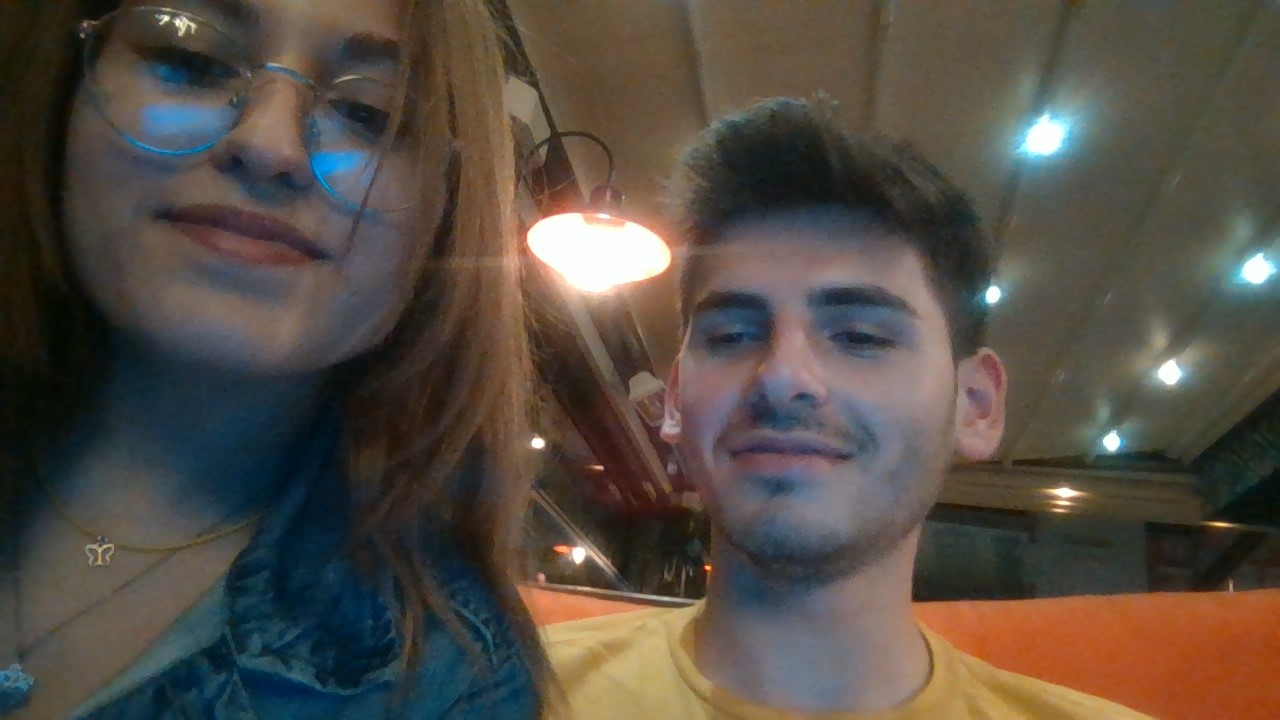
#> input picture first_photo.jpg, 1280 x 720 px, given in place of the camera
$ python KenarBulma.py   (older library calls are emulated)
#> lines starting #> are read from the running program, lines starting #| are printed output that depends on the picture
import string
import cv2
import numpy as np
from matplotlib import pyplot as plt

vid = cv2.VideoCapture(0)
i=0
while(True):
	i = i+1
	ret, frame = vid.read()
#> frame is the input picture: shape (720, 1280, 3); mean B, G, R 68, 76.9, 84.9
	cv2.imshow('frame', frame)
	cv2.imwrite('resim/frame' + str(i)  + '.jpg', frame)
	if cv2.waitKey(1) & 0xFF == ord('q'):
#> (key q is pressed here)
		cv2.imwrite('frame.jpg', frame)
		break
	int(i)
vid.release()
cv2.destroyAllWindows()

img0 = cv2.imread('frame.jpg',)
gray = cv2.cvtColor(img0, cv2.COLOR_BGR2GRAY)
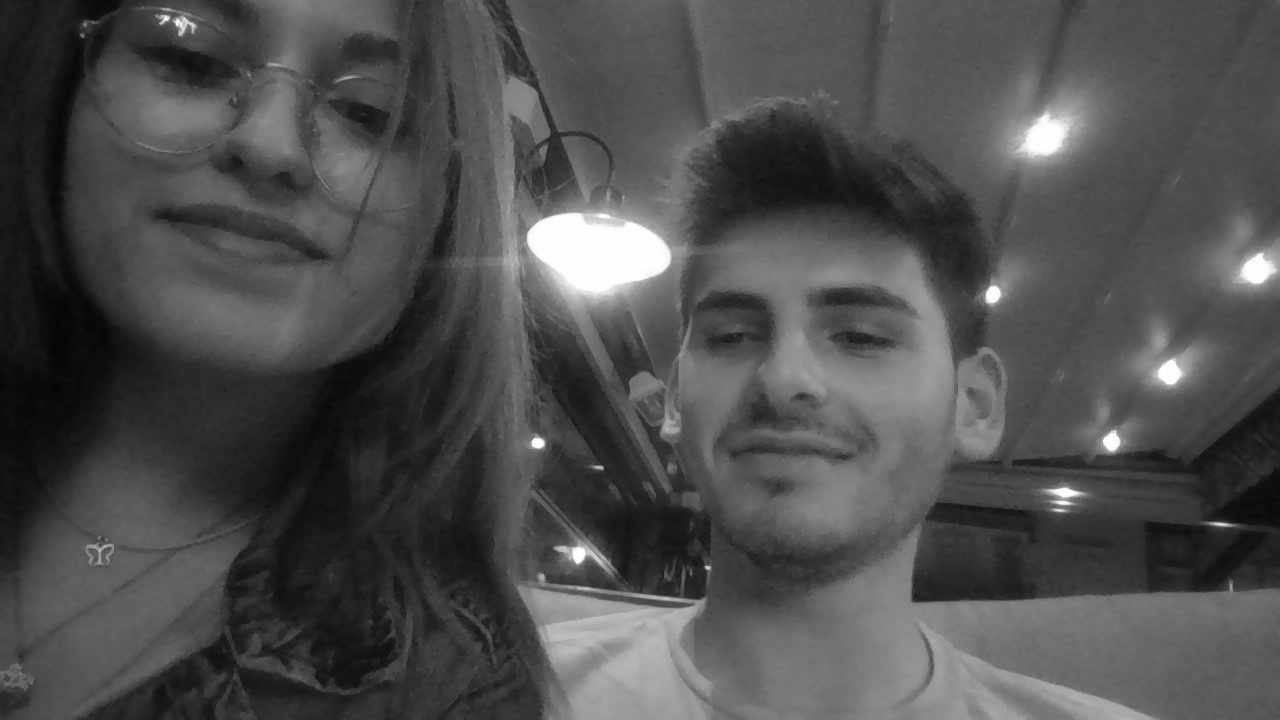
#> gray: shape (720, 1280); min 4, max 255, mean 78.2
img = cv2.GaussianBlur(gray,(3,3),0)

laplacian = cv2.Laplacian(img,cv2.CV_64F)
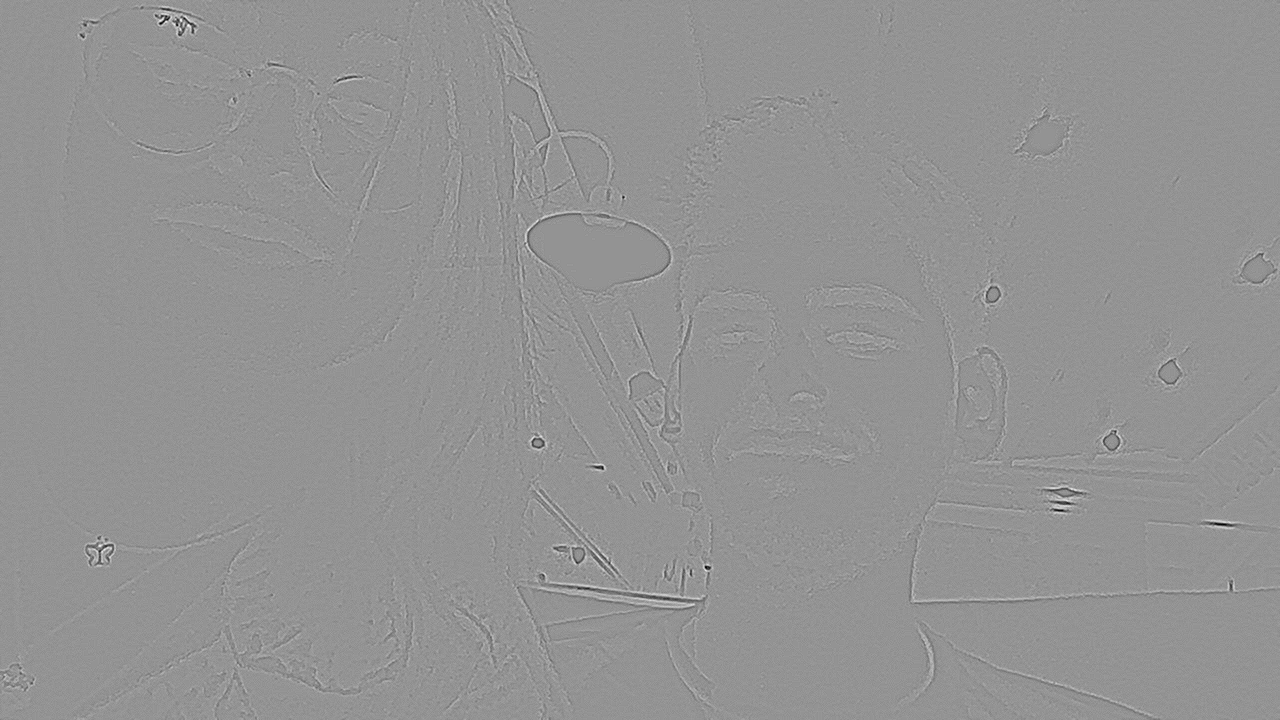
#> laplacian: shape (720, 1280) float64; min -62, max 45, mean 0; drawn with min black and max white
sobelx = cv2.Sobel(img,cv2.CV_64F,1,0,ksize=5)
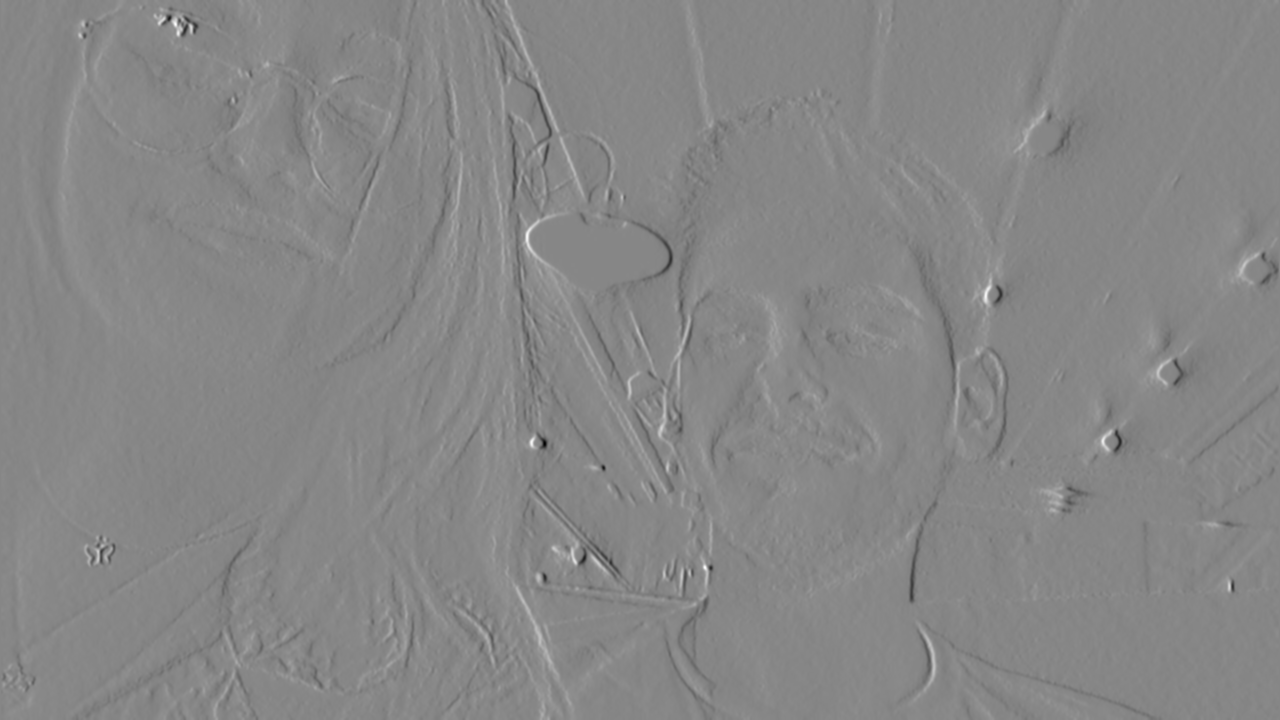
#> sobelx: shape (720, 1280) float64; min -5435, max 4839, mean 3.8; drawn with min black and max white
sobely = cv2.Sobel(img,cv2.CV_64F,0,1,ksize=5)
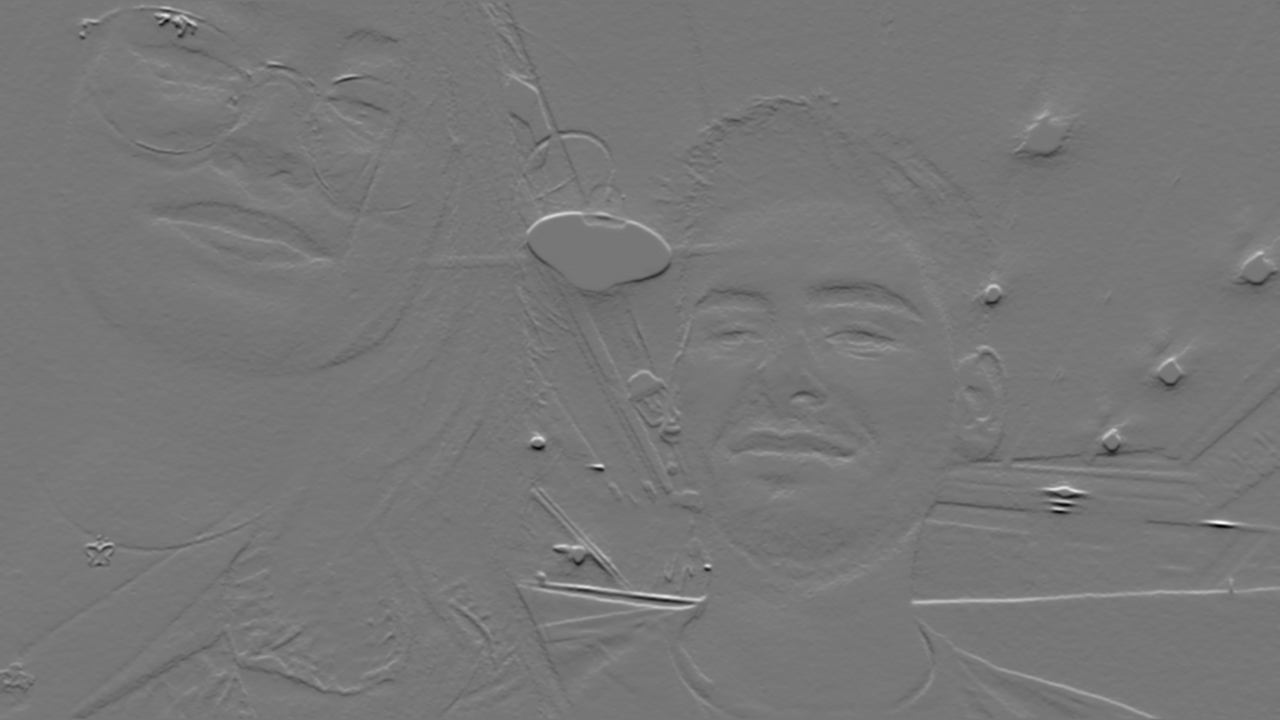
#> sobely: shape (720, 1280) float64; min -5502, max 6249, mean 3.5; drawn with min black and max white

plt.subplot(2,2,1),plt.imshow(img,cmap = 'gray')
plt.title('Original'), plt.xticks([]), plt.yticks([])

plt.subplot(2,2,2),plt.imshow(laplacian,cmap = 'gray')
plt.title('Laplacian'), plt.xticks([]), plt.yticks([])

plt.subplot(2,2,3),plt.imshow(sobelx,cmap = 'gray')
plt.title('Sobel X'), plt.xticks([]), plt.yticks([])

plt.subplot(2,2,4),plt.imshow(sobely,cmap = 'gray')
plt.title('Sobel Y'), plt.xticks([]), plt.yticks([])

plt.show()
